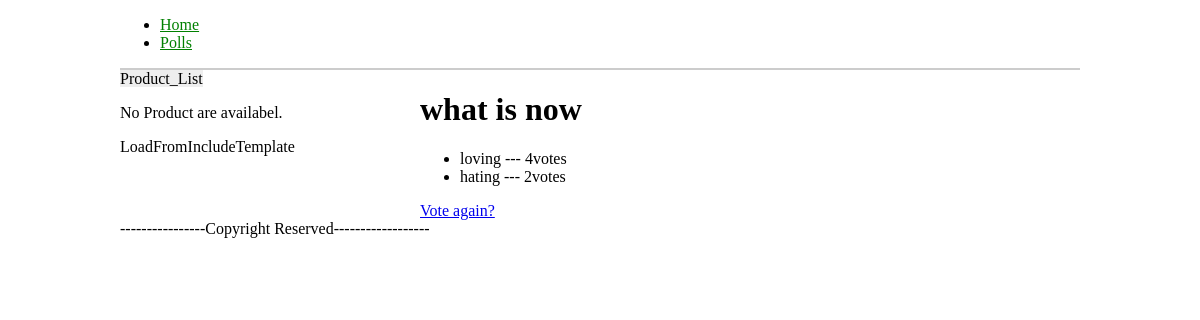
Before: /polls/2/results/ with the older database file.
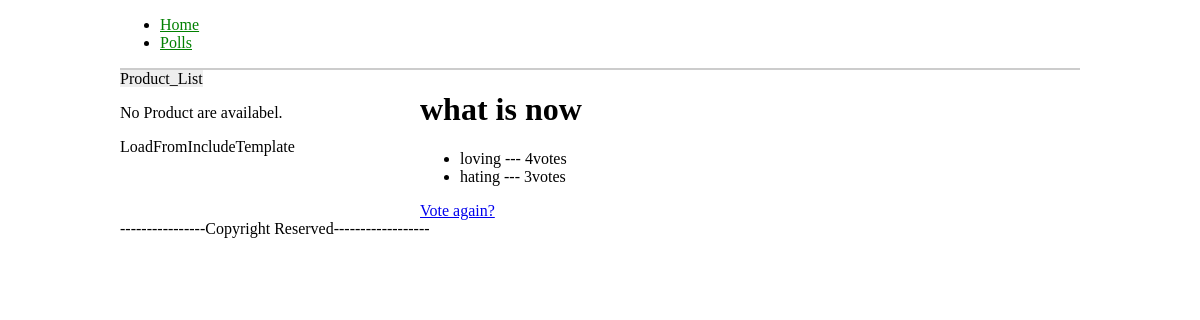
After: the same page with the newer database file.
### polls/models.py (models this page shows, shortened)
class Choice(models.Model):
    poll=models.ForeignKey(Poll)
    choice_text=models.CharField(max_length=200)
    votes=models.IntegerField(default=0)

### polls/views.py (the view)
# urls.py: ,url(r'^(?P<pk>\d+)/results/$',views.ResultsView.as_view(),name='results')
class ResultsView(generic.DetailView):
    model=Poll
    template_name='polls/results.html'

### polls/templates/polls/results.html
{%extends 'base.html'%}
{%block content%}
<h1>{{poll.question}}</h1>
<ul>
	{%for choice in poll.choice_set.all%}
	<li>{{choice.choice_text}}  ---  {{choice.votes}}vote{{choice.votes|pluralize}}</li>
	{%endfor%}
</ul>
<a href="{% url 'polls:detail' poll.id %}">Vote again?</a>
{%endblock%}

Changed rows visible on the page:
changed Choice "hating": votes "2" → "3"
